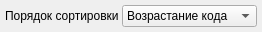
<?xml version="1.0" encoding="UTF-8"?>
<ui version="4.0">
 <class>afSettings</class>
 <widget class="QWidget" name="afSettings">
  <property name="geometry">
   <rect>
    <x>0</x>
    <y>0</y>
    <width>240</width>
    <height>30</height>
   </rect>
  </property>
  <property name="windowTitle">
   <string>Form</string>
  </property>
  <layout class="QHBoxLayout" name="horizontalLayout">
   <property name="spacing">
    <number>3</number>
   </property>
   <property name="leftMargin">
    <number>5</number>
   </property>
   <property name="topMargin">
    <number>5</number>
   </property>
   <property name="rightMargin">
    <number>5</number>
   </property>
   <property name="bottomMargin">
    <number>5</number>
   </property>
   <item>
    <widget class="QLabel" name="label">
     <property name="text">
      <string>Порядок сортировки</string>
     </property>
    </widget>
   </item>
   <item>
    <widget class="QComboBox" name="comboBox">
     <item>
      <property name="text">
       <string>Возрастание кода</string>
      </property>
     </item>
     <item>
      <property name="text">
       <string>Рекурсивый обход</string>
      </property>
     </item>
    </widget>
   </item>
  </layout>
 </widget>
 <resources/>
 <connections/>
</ui>
